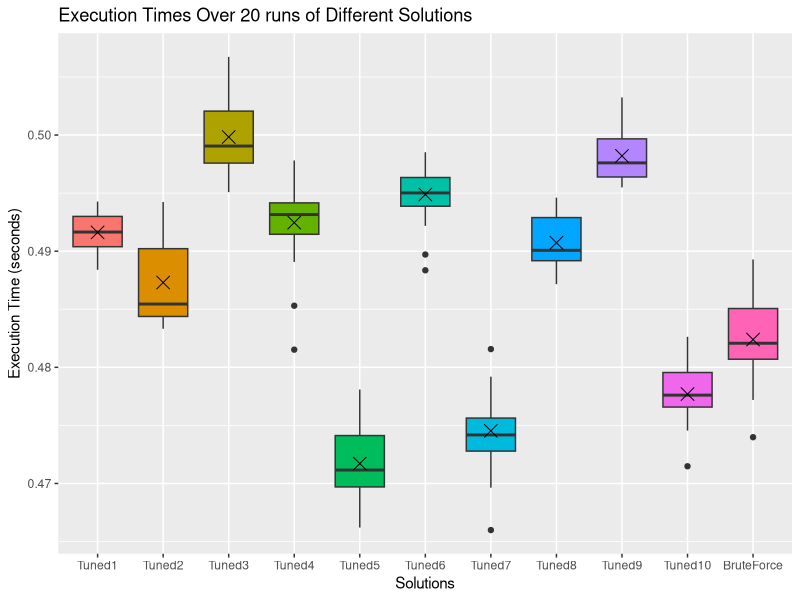

R code for this plot:
#!/usr/bin/Rscript

library(ggplot2)
library(reshape2)

#
# Loading Files:
#
#brute_force <- read.table("brute-force/benchmark_0.txt", header=TRUE)
#

all <- read.table("benchmark_all.txt", header=TRUE)

#
# Generate all files.
#
#graph_all_24 <- qplot(log_all_24$tuning_time,log_all_24$run_time,data=log_all_24,
#                   ylab="Execution Time (seconds)",
#                   xlab="Tuning Time (seconds)",
#                   main="Tuning Time (Only Best Solvers) vs. Execution Time over 24h (Measured by OpenTuner)")
#
#ggsave(file="log_all_24.png",width=7,height=4,scale=2)


#Add a diamond at the mean, and make it larger
#brute_graph <- ggplot(brute_force, aes(x="Execution Time (seconds)",y=BruteForceSearch)) +
#    geom_boxplot() +
#    stat_summary(fun.y=mean, geom="point", shape=4, size=4)

all_graph <- ggplot(data=melt(all), aes(x=variable,y=value)) +
    geom_boxplot(aes(fill=variable)) +
    guides(fill=FALSE) +
    stat_summary(fun.y=mean, geom="point", shape=4, size=4) +
    xlab("Solutions") +
    ylab("Execution Time (seconds)") +
    ggtitle("Execution Times Over 20 runs of Different Solutions")

# Uncomment for visualization in R interpreter.
#
#print(brute_graph)
#readline("plot done\n")
#
print(all_graph)
readline("plot done\n")
#
#
